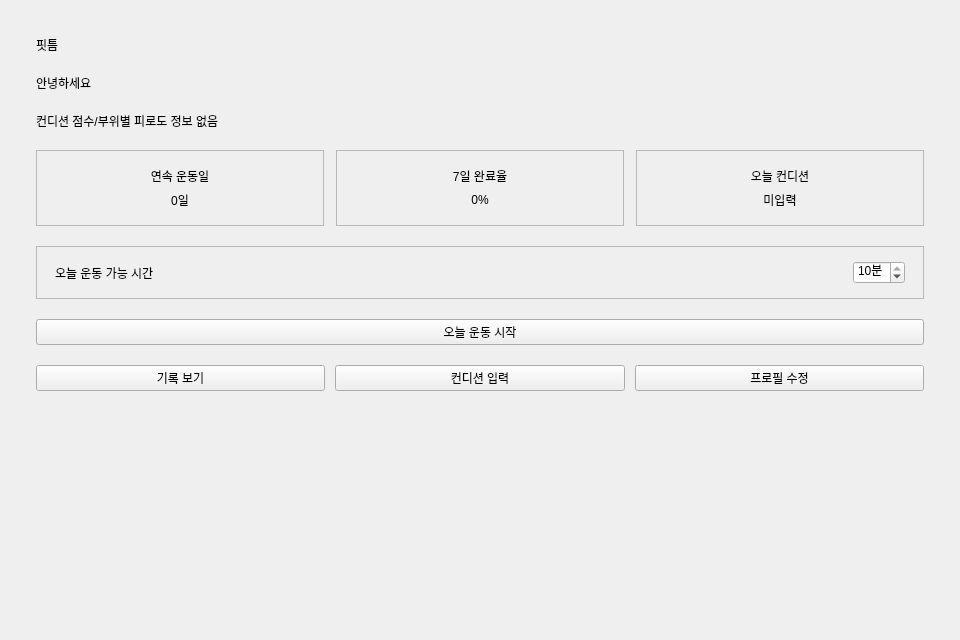
<?xml version="1.0" encoding="UTF-8"?>
<ui version="4.0">
 <class>Dashboard</class>
 <widget class="QWidget" name="dashboardPage">
  <property name="geometry">
   <rect>
    <x>0</x>
    <y>0</y>
    <width>960</width>
    <height>640</height>
   </rect>
  </property>
  <layout class="QVBoxLayout" name="dashboardLayout">
   <property name="leftMargin">
    <number>36</number>
   </property>
   <property name="topMargin">
    <number>36</number>
   </property>
   <property name="rightMargin">
    <number>36</number>
   </property>
   <property name="bottomMargin">
    <number>36</number>
   </property>
   <property name="spacing">
    <number>20</number>
   </property>
   <item>
    <widget class="QLabel" name="brandLabel">
     <property name="text">
      <string>핏틈</string>
     </property>
    </widget>
   </item>
   <item>
    <widget class="QLabel" name="greetingLabel">
     <property name="text">
      <string>안녕하세요</string>
     </property>
    </widget>
   </item>
   <item>
    <widget class="QLabel" name="conditionDetailLabel">
     <property name="text">
      <string>컨디션 점수/부위별 피로도 정보 없음</string>
     </property>
     <property name="wordWrap">
      <bool>true</bool>
     </property>
     <property name="role" stdset="0">
      <string>muted</string>
     </property>
    </widget>
   </item>
   <item>
    <layout class="QHBoxLayout" name="statsLayout">
     <property name="spacing">
      <number>12</number>
     </property>
     <item>
      <widget class="QFrame" name="cardFrame">
       <property name="frameShape">
        <enum>QFrame::StyledPanel</enum>
       </property>
       <layout class="QVBoxLayout" name="streakCardLayout">
        <property name="leftMargin"><number>18</number></property>
        <property name="topMargin"><number>16</number></property>
        <property name="rightMargin"><number>18</number></property>
        <property name="bottomMargin"><number>16</number></property>
        <property name="spacing"><number>6</number></property>
        <item>
         <widget class="QLabel" name="streakCaptionLabel">
          <property name="alignment">
           <set>Qt::AlignCenter</set>
          </property>
          <property name="text">
           <string>연속 운동일</string>
          </property>
          <property name="role" stdset="0">
           <string>muted</string>
          </property>
         </widget>
        </item>
        <item>
         <widget class="QLabel" name="streakLabel">
          <property name="alignment">
           <set>Qt::AlignCenter</set>
          </property>
          <property name="text">
           <string>0일</string>
          </property>
          <property name="role" stdset="0">
           <string>metric</string>
          </property>
         </widget>
        </item>
       </layout>
      </widget>
     </item>
     <item>
      <widget class="QFrame" name="cardFrame">
       <property name="frameShape">
        <enum>QFrame::StyledPanel</enum>
       </property>
       <layout class="QVBoxLayout" name="completionCardLayout">
        <property name="leftMargin"><number>18</number></property>
        <property name="topMargin"><number>16</number></property>
        <property name="rightMargin"><number>18</number></property>
        <property name="bottomMargin"><number>16</number></property>
        <property name="spacing"><number>6</number></property>
        <item>
         <widget class="QLabel" name="completionCaptionLabel">
          <property name="alignment">
           <set>Qt::AlignCenter</set>
          </property>
          <property name="text">
           <string>7일 완료율</string>
          </property>
          <property name="role" stdset="0">
           <string>muted</string>
          </property>
         </widget>
        </item>
        <item>
         <widget class="QLabel" name="completionRateLabel">
          <property name="alignment">
           <set>Qt::AlignCenter</set>
          </property>
          <property name="text">
           <string>0%</string>
          </property>
          <property name="role" stdset="0">
           <string>metric</string>
          </property>
         </widget>
        </item>
       </layout>
      </widget>
     </item>
     <item>
      <widget class="QFrame" name="cardFrame">
       <property name="frameShape">
        <enum>QFrame::StyledPanel</enum>
       </property>
       <layout class="QVBoxLayout" name="conditionCardLayout">
        <property name="leftMargin"><number>18</number></property>
        <property name="topMargin"><number>16</number></property>
        <property name="rightMargin"><number>18</number></property>
        <property name="bottomMargin"><number>16</number></property>
        <property name="spacing"><number>6</number></property>
        <item>
         <widget class="QLabel" name="conditionCaptionLabel">
          <property name="alignment">
           <set>Qt::AlignCenter</set>
          </property>
          <property name="text">
           <string>오늘 컨디션</string>
          </property>
          <property name="role" stdset="0">
           <string>muted</string>
          </property>
         </widget>
        </item>
        <item>
         <widget class="QLabel" name="conditionStatusLabel">
          <property name="alignment">
           <set>Qt::AlignCenter</set>
          </property>
          <property name="text">
           <string>미입력</string>
          </property>
          <property name="role" stdset="0">
           <string>metric</string>
          </property>
         </widget>
        </item>
       </layout>
      </widget>
     </item>
    </layout>
   </item>
   <item>
    <widget class="QFrame" name="cardFrame">
     <property name="frameShape">
      <enum>QFrame::StyledPanel</enum>
     </property>
     <layout class="QHBoxLayout" name="routineRequestLayout">
      <property name="leftMargin"><number>18</number></property>
      <property name="topMargin"><number>14</number></property>
      <property name="rightMargin"><number>18</number></property>
      <property name="bottomMargin"><number>14</number></property>
      <property name="spacing"><number>12</number></property>
      <item>
       <widget class="QLabel" name="routineAvailableMinutesLabel">
        <property name="text">
         <string>오늘 운동 가능 시간</string>
        </property>
        <property name="role" stdset="0">
         <string>muted</string>
        </property>
       </widget>
      </item>
      <item>
       <spacer name="routineRequestSpacer">
        <property name="orientation">
         <enum>Qt::Horizontal</enum>
        </property>
        <property name="sizeHint" stdset="0">
         <size>
          <width>40</width>
          <height>20</height>
         </size>
        </property>
       </spacer>
      </item>
      <item>
       <widget class="QSpinBox" name="routineAvailableMinutesEdit">
        <property name="buttonSymbols">
         <enum>QAbstractSpinBox::UpDownArrows</enum>
        </property>
        <property name="minimum">
         <number>3</number>
        </property>
        <property name="maximum">
         <number>10</number>
        </property>
        <property name="singleStep">
         <number>1</number>
        </property>
        <property name="suffix">
         <string>분</string>
        </property>
        <property name="value">
         <number>10</number>
        </property>
       </widget>
      </item>
     </layout>
    </widget>
   </item>
   <item>
    <widget class="QPushButton" name="startWorkoutButton">
     <property name="minimumHeight">
      <number>68</number>
     </property>
     <property name="text">
      <string>오늘 운동 시작</string>
     </property>
    </widget>
   </item>
   <item>
    <widget class="QFrame" name="actionBarFrame">
     <property name="frameShape">
      <enum>QFrame::NoFrame</enum>
     </property>
     <layout class="QHBoxLayout" name="actionsLayout">
      <property name="leftMargin"><number>0</number></property>
      <property name="topMargin"><number>0</number></property>
      <property name="rightMargin"><number>0</number></property>
      <property name="bottomMargin"><number>0</number></property>
      <property name="spacing"><number>10</number></property>
      <item>
       <widget class="QPushButton" name="historyButton">
        <property name="text">
         <string>기록 보기</string>
        </property>
       </widget>
      </item>
      <item>
       <widget class="QPushButton" name="conditionButton">
        <property name="text">
         <string>컨디션 입력</string>
        </property>
       </widget>
      </item>
      <item>
       <widget class="QPushButton" name="profileButton">
        <property name="text">
         <string>프로필 수정</string>
        </property>
       </widget>
      </item>
     </layout>
    </widget>
   </item>
   <item>
    <spacer name="dashboardSpacer">
     <property name="orientation">
      <enum>Qt::Vertical</enum>
     </property>
     <property name="sizeHint" stdset="0">
      <size>
       <width>20</width>
       <height>40</height>
      </size>
     </property>
    </spacer>
   </item>
  </layout>
 </widget>
 <resources/>
 <connections/>
</ui>
